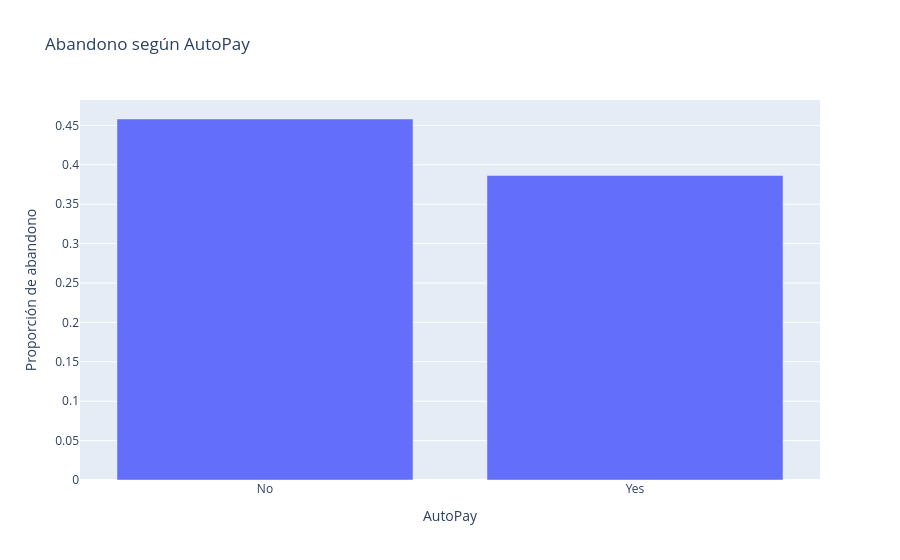

Notebook cell for this chart:
### Markdown cell above
## Abandono según AutoPay
**Pregunta:** ¿la proporción de abandono cambia entre los grupos? Calculamos tamaño y tasa; no confundimos número de abandonos con riesgo relativo del grupo.

### Code cell
# dropna=False conserva a quienes no tienen información en esta variable.
summary = df.groupby('AutoPay', dropna=False).abandono.agg(['size', 'mean']).reset_index()
summary = summary.rename(columns={'size':'clientes', 'mean':'tasa'})
display(summary)
px.bar(summary, x='AutoPay', y='tasa', hover_data=['clientes'], title='Abandono según AutoPay', labels={'tasa':'Proporción de abandono'}).show()

### Figure 1 — Plotly figure (JSON) as saved in the notebook; plotly's stock layout.template omitted (floating-point values rounded to 4 significant figures)
{"data": [{"customdata": [[4252], [5748]], "hovertemplate": "AutoPay=%{x}<br>Proporción de abandono=%{y}<br>clientes=%{customdata[0]}<extra></extra>", "legendgroup": "", "marker": {"color": "#636efa", "pattern": {"shape": ""}}, "name": "", "orientation": "v", "showlegend": false, "textposition": "auto", "type": "bar", "x": ["No", "Yes"], "xaxis": "x", "y": [0.4581, 0.3864], "yaxis": "y"}], "layout": {"barmode": "relative", "legend": {"tracegroupgap": 0}, "title": {"text": "Abandono según AutoPay"}, "xaxis": {"anchor": "y", "domain": [0.0, 1.0], "title": {"text": "AutoPay"}}, "yaxis": {"anchor": "x", "domain": [0.0, 1.0], "title": {"text": "Proporción de abandono"}}}}
